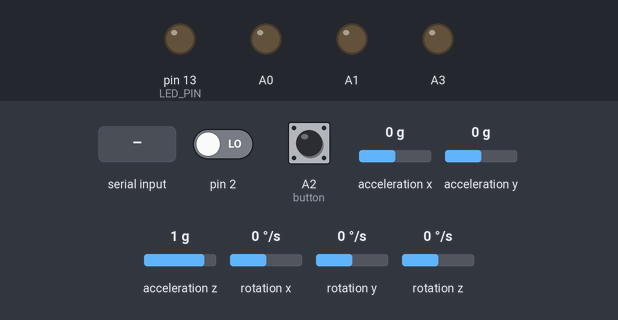
This sketch was run on a simulated Arduino Uno, built with avr-gcc and run on an emulated ATmega328P. Shown: output pins drawn as LEDs (lit = HIGH). The test bench sets the inputs (shaded band); at power-on: A2 (button) HIGH, pin 2 LOW, acceleration x 0 g, acceleration y 0 g, acceleration z 1 g, rotation x 0 °/s, rotation y 0 °/s, rotation z 0 °/s. The sensor or clock chip raises its interrupt line as the real part does; what the sketch prints to the serial monitor is not drawn.

Above: at 0.9 s.
1.0 s: "90,45\n" received over Serial
At 1.6 s:
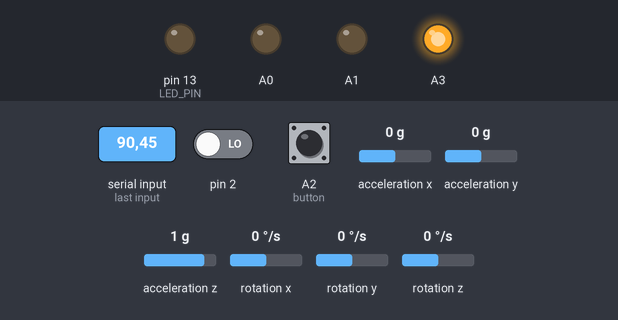
2.5 s: A2 (button) pulled LOW for 3.2 s
At 4.94 s:
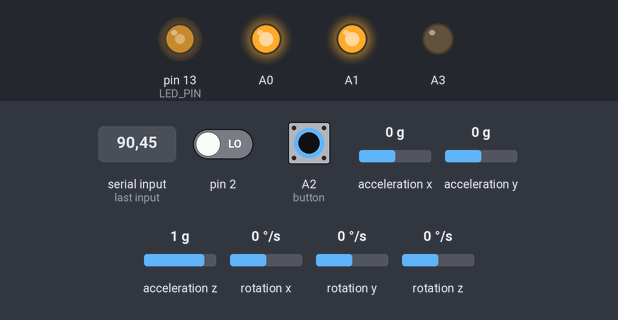
At 6.2 s:
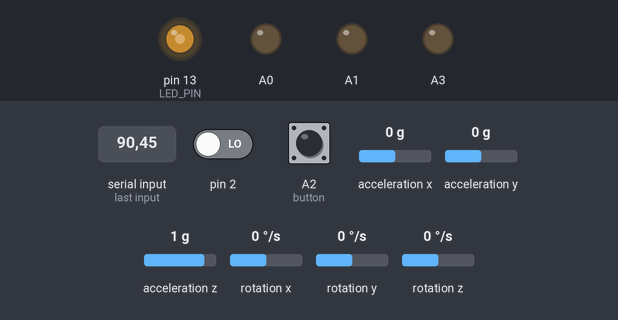
Timing chart, 0 to 10.7 s (numbered marks = the images above; inputs shaded):
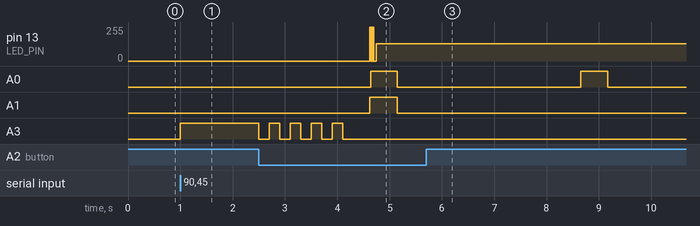

The sketch:

MainScriptSerial.ino
```cpp
/*********************************************************************
This sketch reads data from an MPU 6050 IMU, and sends it via
serial to whatever device it is connected to.

This sketch includes code supplied by Adafruit and Jeff Rowberg

The author of this sketch is David Jedeikin, and it has been developed
as part of an HCARD postgraduate project at Imperial College London
*********************************************************************/

// I2Cdev and MPU6050 must be installed as libraries, or else the .cpp/.h files
// for both classes must be in the include path of your project
#include "I2Cdev.h"

#include "MPU6050_6Axis_MotionApps20.h"
//#include "MPU6050.h" // not necessary if using MotionApps include file

// Arduino Wire library is required if I2Cdev I2CDEV_ARDUINO_WIRE implementation
// is used in I2Cdev.h
#if I2CDEV_IMPLEMENTATION == I2CDEV_ARDUINO_WIRE
    #include "Wire.h"
#endif

// class default I2C address is 0x68
// specific I2C addresses may be passed as a parameter here
// AD0 low = 0x68 (default for SparkFun breakout and InvenSense evaluation board)
// AD0 high = 0x69
MPU6050 mpu;
//MPU6050 mpu(0x69); // <-- use for AD0 high

/* =========================================================================
   NOTE: In addition to connection 3.3v, GND, SDA, and SCL, this sketch
   depends on the MPU-6050's INT pin being connected to the Arduino's
   external interrupt #0 pin. On the Arduino Uno and Mega 2560, this is
   digital I/O pin 2.
 * ========================================================================= */

/* =========================================================================
   NOTE: Arduino v1.0.1 with the Leonardo board generates a compile error
   when using Serial.write(buf, len). The Teapot output uses this method.
   The solution requires a modification to the Arduino USBAPI.h file, which
   is fortunately simple, but annoying. This will be fixed in the next IDE
   release. For more info, see these links:

   http://arduino.cc/forum/index.php/topic,109987.0.html
   http://code.google.com/p/arduino/issues/detail?id=958
 * ========================================================================= */


// uncomment "OUTPUT_READABLE_YAWPITCHROLL" if you want to see the yaw/
// pitch/roll angles (in degrees) calculated from the quaternions coming
// from the FIFO. Note this also requires gravity vector calculations.
// Also note that yaw/pitch/roll angles suffer from gimbal lock (for
// more info, see: http://en.wikipedia.org/wiki/Gimbal_lock)
#define OUTPUT_READABLE_YAWPITCHROLL


#define LED_PIN 13 // (Arduino is 13, Teensy is 11, Teensy++ is 6)
bool blinkState = false;

// MPU control/status vars
bool dmpReady = false;  // set true if DMP init was successful
uint8_t mpuIntStatus;   // holds actual interrupt status byte from MPU
uint8_t devStatus;      // return status after each device operation (0 = success, !0 = error)
uint16_t packetSize;    // expected DMP packet size (default is 42 bytes)
uint16_t fifoCount;     // count of all bytes currently in FIFO
uint8_t fifoBuffer[64]; // FIFO storage buffer

// orientation/motion vars
Quaternion q;           // [w, x, y, z]         quaternion container
VectorInt16 aa;         // [x, y, z]            accel sensor measurements
VectorInt16 aaReal;     // [x, y, z]            gravity-free accel sensor measurements
VectorInt16 aaWorld;    // [x, y, z]            world-frame accel sensor measurements
VectorFloat gravity;    // [x, y, z]            gravity vector
float euler[3];         // [psi, theta, phi]    Euler angle container
float ypr[3];           // [yaw, pitch, roll]   yaw/pitch/roll container and gravity vector

// packet structure for InvenSense teapot demo
uint8_t teapotPacket[14] = { '$', 0x02, 0,0, 0,0, 0,0, 0,0, 0x00, 0x00, '\r', '\n' };


// ================================================================
// ===               INTERRUPT DETECTION ROUTINE                ===
// ================================================================

volatile bool mpuInterrupt = false;     // indicates whether MPU interrupt pin has gone high
void dmpDataReady() {
    mpuInterrupt = true;
}

// HAPTIC PRE SETUP CODE
int TargetAngle;
int Angle;
String HapticCommand = "Nan";
unsigned long PreviousMillis = 0;
const long Interval = 500;          // Change here to change the vibration motor period
const long largeInterval = 3000;          // Change here to change the vibration motor period
int ProgramStart = 0;               // Program Start variable
int Step = 1;

// ================================================================
// ===                      INITIAL SETUP                       ===
// ================================================================

void setup() {
    // join I2C bus (I2Cdev library doesn't do this automatically)
    #if I2CDEV_IMPLEMENTATION == I2CDEV_ARDUINO_WIRE
        Wire.begin();
        TWBR = 24; // 400kHz I2C clock (200kHz if CPU is 8MHz)
    #elif I2CDEV_IMPLEMENTATION == I2CDEV_BUILTIN_FASTWIRE
        Fastwire::setup(400, true);
    #endif

    // initialize serial communication
    Serial.begin(115200);

   // Wait for target angle
    while (!Serial.available()){};
    TargetAngle = Serial.parseInt();
    Serial.println(F("The target angle is: "));
    Serial.println(TargetAngle);

  // <<<<<<<<<<<<<<<<<<<<<<<<<<<<< LED AND BUTTON SETUP >>>>>>>>>>>>>>>>>>>>>>
  pinMode(A3, OUTPUT);
  pinMode(A2, INPUT_PULLUP);
  digitalWrite(A3, HIGH);
  Serial.println("Press Button to Begin");
  // MULTIPLE WHILE LOOPS ACTS AS A CRUDE DEBOUNCE
  while(digitalRead(A2) != 0){}           // Hang while button isnt pressed
  Serial.println(F("Button Pressed"));
  int i;
  for (i = 1; i < 5; i = i+1) {
    digitalWrite(A3, LOW);
    delay(200);
    digitalWrite(A3, HIGH);
    delay(200);
  }
    digitalWrite(A3, LOW);

    // initialize device
    Serial.println(F("Initializing I2C devices..."));
    mpu.initialize();

    // verify connection
    Serial.println(F("Testing device connections..."));
    Serial.println(mpu.testConnection() ? F("MPU6050 connection successful") : F("MPU6050 connection failed"));

    // wait for ready
    Serial.println(F("Read to Rumble!!!!"));
    //while (Serial.available() && Serial.read()); // empty buffer
    //while (!Serial.available());                 // wait for data
    //while (Serial.available() && Serial.read()); // empty buffer again

    // load and configure the DMP
    Serial.println(F("Initializing DMP..."));
    devStatus = mpu.dmpInitialize();

    // supply your own gyro offsets here, scaled for min sensitivity
    mpu.setXGyroOffset(49);
    mpu.setYGyroOffset(51);
    mpu.setZGyroOffset(14);
    mpu.setXAccelOffset(155);
    mpu.setYAccelOffset(-247);
    mpu.setZAccelOffset(868);

    // make sure it worked (returns 0 if so)
    if (devStatus == 0) {
        // turn on the DMP, now that it's ready
        Serial.println(F("Enabling DMP..."));
        mpu.setDMPEnabled(true);

        // enable Arduino interrupt detection
        Serial.println(F("Enabling interrupt detection (Arduino external interrupt 0)..."));
        attachInterrupt(0, dmpDataReady, RISING);
        mpuIntStatus = mpu.getIntStatus();

        // set our DMP Ready flag so the main loop() function knows it's okay to use it
        Serial.println(F("DMP ready! Waiting for first interrupt..."));
        dmpReady = true;

        // get expected DMP packet size for later comparison
        packetSize = mpu.dmpGetFIFOPacketSize();
    } else {
        // ERROR!
        // 1 = initial memory load failed
        // 2 = DMP configuration updates failed
        // (if it's going to break, usually the code will be 1)
        Serial.print(F("DMP Initialization failed (code "));
        Serial.print(devStatus);
        Serial.println(F(")"));
    }

    // configure LED for output
    pinMode(LED_PIN, OUTPUT);

  // Haptic SetUp
  pinMode(A0, OUTPUT);
  pinMode(A1, OUTPUT);
  Serial.println(F("Press Button to Begin"));
}


// ================================================================
// ===                    MAIN PROGRAM LOOP                     ===
// ================================================================


void loop() {

     // Press button to start process
     if (ProgramStart == 0){
        while(digitalRead(A2) != 0){}           // Hang while button isnt pressed
        ProgramStart = 1;
     }

      // Main Program flow variables
      int programCounter = 0;
      int holdInPlace = 0;
      int waitTime = 400;
      int zeroThreshold = 8;
      int angleThreshold = 2;
      while (programCounter <= 10) {

        //Debugging:
        Serial.print("Current Step: ");
        Serial.println(Step);
        Serial.print("Target Angle: ");
        Serial.println(TargetAngle);


            // *********************************************************
            // IMU MAIN LOOP, DONT WORRY ABOUT THIS!
            if (!dmpReady) return;

            // wait for MPU interrupt or extra packet(s) available
            while (!mpuInterrupt && fifoCount < packetSize) {
            }

            // reset interrupt flag and get INT_STATUS byte
            mpuInterrupt = false;
            mpuIntStatus = mpu.getIntStatus();

            // get current FIFO count
            fifoCount = mpu.getFIFOCount();

            // check for overflow (this should never happen unless our code is too inefficient)
            if ((mpuIntStatus & 0x10) || fifoCount == 1024) {
                // reset so we can continue cleanly
                mpu.resetFIFO();
                // CURRENTLY CODE IS INEFFICIENT
                //Serial.println(F("FIFO overflow!"));

            // otherwise, check for DMP data ready interrupt (this should happen frequently)
            } else if (mpuIntStatus & 0x02) {
                // wait for correct available data length, should be a VERY short wait
                while (fifoCount < packetSize) fifoCount = mpu.getFIFOCount();

                // read a packet from FIFO
                mpu.getFIFOBytes(fifoBuffer, packetSize);

                // track FIFO count here in case there is > 1 packet available
                // (this lets us immediately read more without waiting for an interrupt)
                fifoCount -= packetSize;

                #ifdef OUTPUT_READABLE_YAWPITCHROLL
                    // display Euler angles in degrees
                    mpu.dmpGetQuaternion(&q, fifoBuffer);
                    mpu.dmpGetGravity(&gravity, &q);
                    mpu.dmpGetYawPitchRoll(ypr, &q, &gravity);
                    //Serial.print("ypr\t");
                    //Serial.print(ypr[0] * 180/M_PI);
                    //Serial.print("\t");
                    //Serial.print(ypr[1] * 180/M_PI);
                    //Serial.print("\t");
                    //0Serial.println(-ypr[2] * 180/M_PI);
                    Angle = -ypr[2] * 180/M_PI;
                    Angle = 90 - Angle;
                    Serial.println(Angle);


                #endif

                // blink LED to indicate activity
                blinkState = !blinkState;
                digitalWrite(LED_PIN, blinkState);
            }

            // *********************************************************


          //<<<<<<<<<<<<<<<<<<<< HAPTIC Control Commands >>>>>>>>>>>>>>>>>>>

          // ********************************************************
          //********************* TIMING CODE ***********************
          unsigned long CurrentMillis = millis();
          unsigned long CurrentInverval = CurrentMillis - PreviousMillis ;
          if (CurrentInverval >  Interval){
            digitalWrite(A0, LOW);
          }

            if (CurrentInverval >  Interval){
            digitalWrite(A1, LOW);
          }
          // ********************************************************

          int difference = Angle - TargetAngle;
          int absDifference = abs(difference);

          // Process flow switch case
          switch (Step) {
            case 1:             // Set back haptic high to initiate rehab
              holdInPlace = 0;      // Reset hold in place variable
              digitalWrite(A1, HIGH);
              PreviousMillis = CurrentMillis;
              Step = 2;
              break;
            case 2:             // Set both haptics if target angle is reached
              if (absDifference < 2) {
                digitalWrite(A0, HIGH);
                digitalWrite(A1, HIGH);
                PreviousMillis = CurrentMillis;
                Step = 3;
              }

              break;
            case 3:             // Wait for interval to complete
              if (holdInPlace <= waitTime && absDifference < angleThreshold){   //Only increment if within the threshold
                  holdInPlace++ ;
              }
              if (holdInPlace > waitTime){
                  Step = 4;
              }
              break;
            case 4:
              holdInPlace = 0;
              digitalWrite(A0, HIGH);
              PreviousMillis = CurrentMillis;
              Step = 5;
              break;
            case 5:
              if (Angle <= zeroThreshold) {
                digitalWrite(A0, HIGH);
                digitalWrite(A1, HIGH);
                PreviousMillis = CurrentMillis;
                Step = 6;
            }
              break;
            case 6:         // Wait for interval to complete
              if (holdInPlace <= waitTime && Angle < zeroThreshold){
                  holdInPlace++;
              }
              if (holdInPlace > waitTime) {
                programCounter++ ;
                Step = 1;
               }

              break;
            default:
              // Nothing
              break;

          }

  }

}
```

Measured:
- after the input at 1.0 s, A3: LOW → HIGH at once
- after the input at 2.5 s, A0: alternates HIGH for 0.51 s and LOW for 3.5 s, starting after 2.1 s; A1: LOW → HIGH after 2.1 s, → LOW 0.52 s later; A3: alternates HIGH for 0.20 s and LOW for 0.20 s, 9 changes in all, then stays LOW, starting at once
